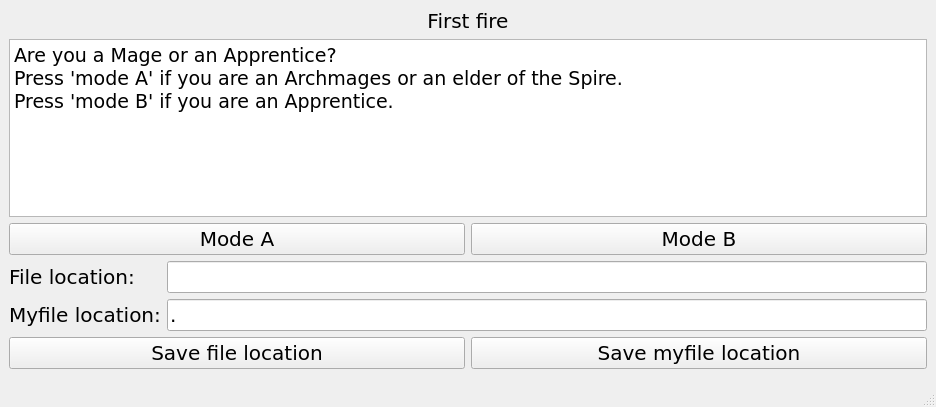
<?xml version="1.0" encoding="UTF-8"?>
<ui version="4.0">
 <class>MainWindow</class>
 <widget class="QMainWindow" name="MainWindow">
  <property name="geometry">
   <rect>
    <x>0</x>
    <y>0</y>
    <width>936</width>
    <height>407</height>
   </rect>
  </property>
  <property name="font">
   <font>
    <family>DejaVu Sans</family>
    <pointsize>15</pointsize>
   </font>
  </property>
  <property name="windowTitle">
   <string>Runic altar</string>
  </property>
  <widget class="QWidget" name="centralwidget">
   <layout class="QVBoxLayout" name="verticalLayout">
    <item>
     <widget class="QLabel" name="label">
      <property name="text">
       <string>First fire</string>
      </property>
      <property name="alignment">
       <set>Qt::AlignCenter</set>
      </property>
     </widget>
    </item>
    <item>
     <widget class="QTextEdit" name="textEdit">
      <property name="readOnly">
       <bool>true</bool>
      </property>
      <property name="html">
       <string>&lt;!DOCTYPE HTML PUBLIC &quot;-//W3C//DTD HTML 4.0//EN&quot; &quot;http://www.w3.org/TR/REC-html40/strict.dtd&quot;&gt;
&lt;html&gt;&lt;head&gt;&lt;meta name=&quot;qrichtext&quot; content=&quot;1&quot; /&gt;&lt;style type=&quot;text/css&quot;&gt;
p, li { white-space: pre-wrap; }
&lt;/style&gt;&lt;/head&gt;&lt;body style=&quot; font-family:'DejaVu Sans'; font-size:15pt; font-weight:400; font-style:normal;&quot;&gt;
&lt;p style=&quot; margin-top:0px; margin-bottom:0px; margin-left:0px; margin-right:0px; -qt-block-indent:0; text-indent:0px;&quot;&gt;&lt;span style=&quot; font-size:14pt;&quot;&gt;Are you a Mage or an Apprentice?&lt;/span&gt;&lt;/p&gt;
&lt;p style=&quot; margin-top:0px; margin-bottom:0px; margin-left:0px; margin-right:0px; -qt-block-indent:0; text-indent:0px;&quot;&gt;&lt;span style=&quot; font-size:14pt;&quot;&gt;Press 'mode A' if you are an Archmages or an elder of the Spire.&lt;/span&gt;&lt;/p&gt;
&lt;p style=&quot; margin-top:0px; margin-bottom:0px; margin-left:0px; margin-right:0px; -qt-block-indent:0; text-indent:0px;&quot;&gt;&lt;span style=&quot; font-size:14pt;&quot;&gt;Press 'mode B' if you are an Apprentice.&lt;/span&gt;&lt;/p&gt;
&lt;p style=&quot;-qt-paragraph-type:empty; margin-top:0px; margin-bottom:0px; margin-left:0px; margin-right:0px; -qt-block-indent:0; text-indent:0px; font-size:14pt;&quot;&gt;&lt;br /&gt;&lt;/p&gt;&lt;/body&gt;&lt;/html&gt;</string>
      </property>
     </widget>
    </item>
    <item>
     <layout class="QHBoxLayout" name="horizontalLayout">
      <item>
       <widget class="QPushButton" name="admin_pushButton">
        <property name="text">
         <string>Mode A</string>
        </property>
       </widget>
      </item>
      <item>
       <widget class="QPushButton" name="user_pushButton">
        <property name="text">
         <string>Mode B</string>
        </property>
       </widget>
      </item>
     </layout>
    </item>
    <item>
     <layout class="QFormLayout" name="formLayout">
      <item row="0" column="0">
       <widget class="QLabel" name="admin_label">
        <property name="text">
         <string>File location:</string>
        </property>
       </widget>
      </item>
      <item row="0" column="1">
       <widget class="QLineEdit" name="admin_lineEdit">
        <property name="text">
         <string/>
        </property>
        <property name="clearButtonEnabled">
         <bool>false</bool>
        </property>
       </widget>
      </item>
      <item row="1" column="0">
       <widget class="QLabel" name="user_label">
        <property name="text">
         <string>Myfile location:</string>
        </property>
       </widget>
      </item>
      <item row="1" column="1">
       <widget class="QLineEdit" name="user_lineEdit">
        <property name="text">
         <string>.</string>
        </property>
       </widget>
      </item>
     </layout>
    </item>
    <item>
     <layout class="QHBoxLayout" name="horizontalLayout_2">
      <item>
       <widget class="QPushButton" name="file_location_pushButton">
        <property name="text">
         <string>Save file location</string>
        </property>
       </widget>
      </item>
      <item>
       <widget class="QPushButton" name="myfile_location_pushButton">
        <property name="text">
         <string>Save myfile location</string>
        </property>
       </widget>
      </item>
     </layout>
    </item>
   </layout>
  </widget>
  <widget class="QStatusBar" name="statusbar"/>
 </widget>
 <resources/>
 <connections/>
</ui>
